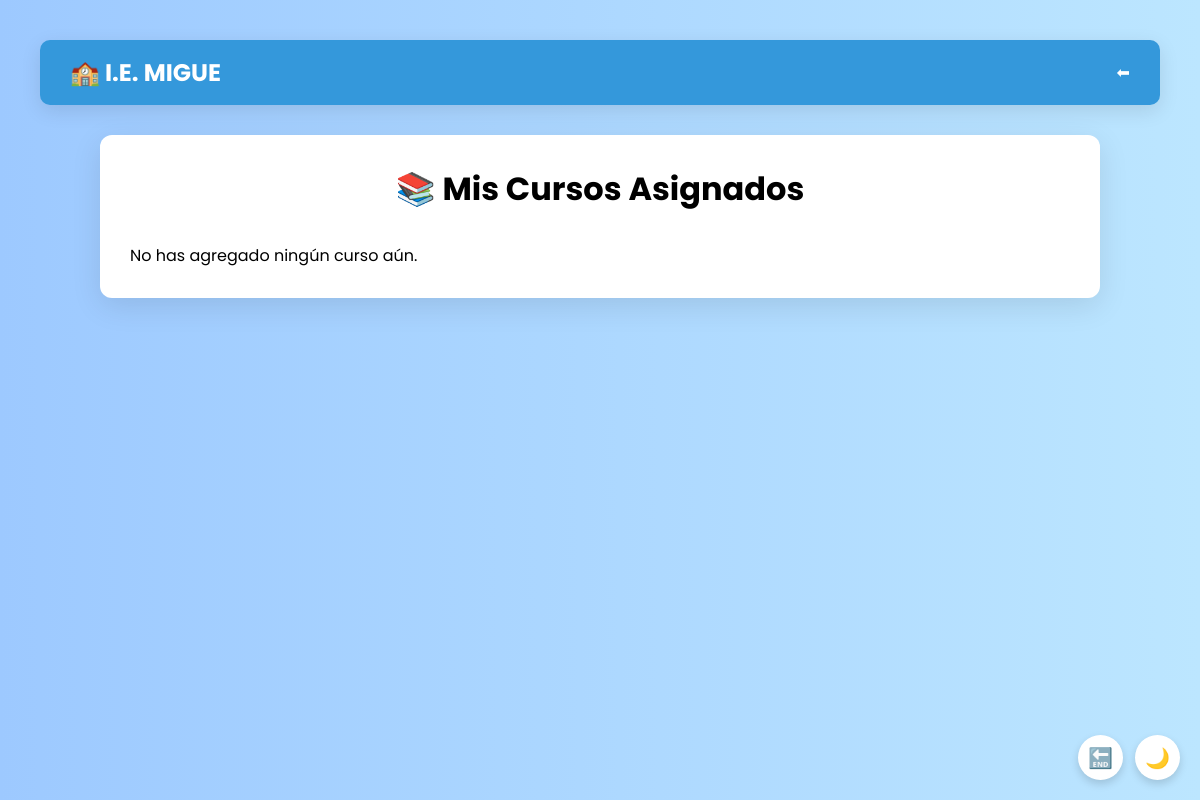
The page /curso-docente/ (signed in) on the database as committed earlier.
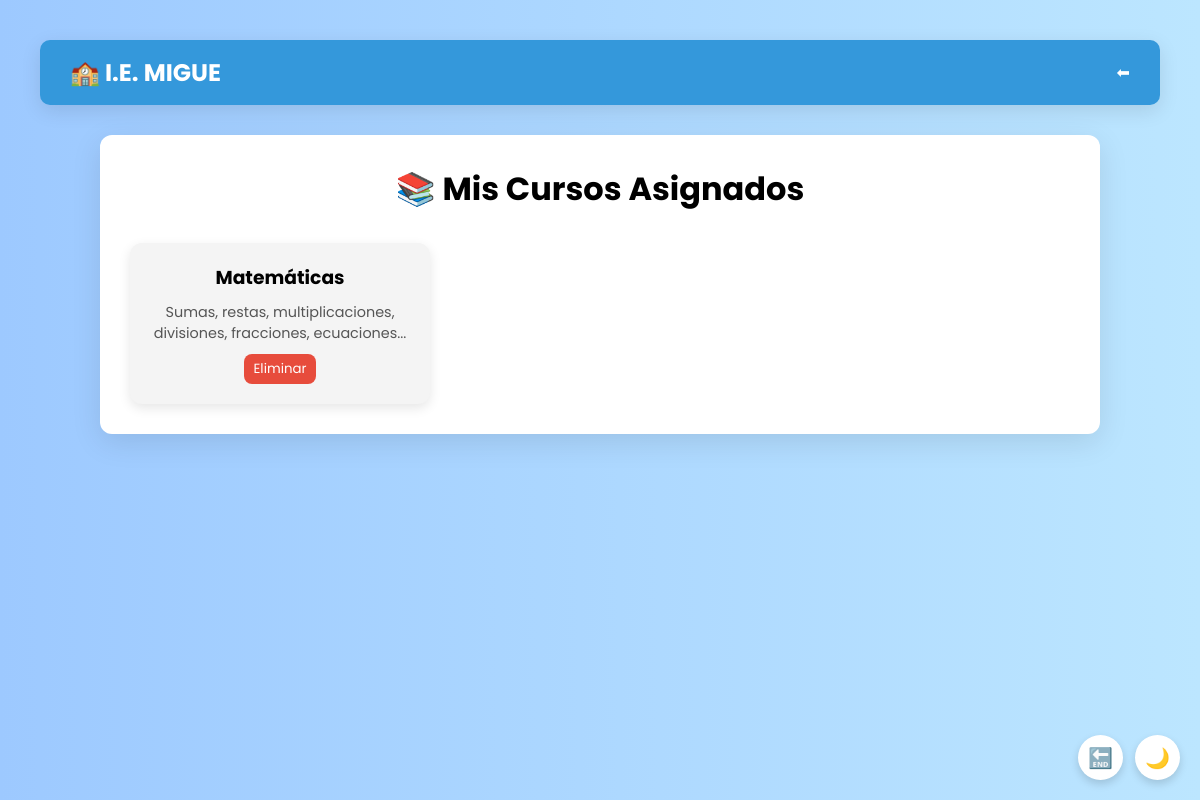
The same page on the database as committed later.
### usuarios/models.py (models this page shows, shortened)
class Curso(models.Model):
    nombre = models.CharField(max_length=100)
    descripcion = models.TextField()
    activo = models.BooleanField(default=True)
    total_unidades = models.PositiveIntegerField(default=3)  # Número de unidades de curso
    unidades_completadas = models.PositiveIntegerField(default=0)  # Unidades completadas por docentes

### usuarios/views.py (the view)
# urls.py: path('curso-docente/', views.curso_docente, name='curso_docente'),
@login_required
def curso_docente(request):
    cursos_asignados = CursoDocente.objects.filter(docente=request.user).select_related('curso')
    return render(request, 'usuarios/curso_docente.html', {'cursos': [cd.curso for cd in cursos_asignados]})

### usuarios/templates/usuarios/curso_docente.html (shortened to what this page needs)
{% load static %}
{% block content %}
<!DOCTYPE html>
<html lang="es">
<head>
</head>
<body>
  <div class="floating-buttons">
    <form method="POST" action="{% url 'logout' %}">
      <button class="icon-button" title="Cerrar sesión">🔚</button>
    </form>
    <button class="icon-button" onclick="toggleDarkMode()" id="darkToggle" title="Modo oscuro/claro">🌙</button>
  </div>
  <nav class="navbar">
    <div class="logo">🏫 I.E. MIGUE</div>
    <ul class="nav-links">
      <li><a href="{% url 'panel_docentes' %}">⬅</a></li>
    </ul>
  </nav>
  <div class="container">
    <h2>📚 Mis Cursos Asignados</h2>
    <div class="curso-grid">
      {% for curso in cursos %}
        <div class="curso-card">
          <h3>{{ curso.nombre }}</h3>
          <p class="curso-info">{{ curso.descripcion }}</p>
          <form method="post" action="{% url 'eliminar_curso_docente' curso.id %}">
            <button type="submit" class="eliminar-btn">Eliminar</button>
          </form>
        </div>
      {% empty %}
        <p>No has agregado ningún curso aún.</p>
      {% endfor %}
    </div>
  </div>
</body>
</html>
{% endblock %}

Rows that differ between the two databases and show on the page:
added Curso: nombre "Matemáticas", descripcion "Sumas, restas, multiplicaciones, divisiones, fracciones, ecuaciones..."
Other text that changed with them:
text no longer shown: "No has agregado ningún curso aún."
